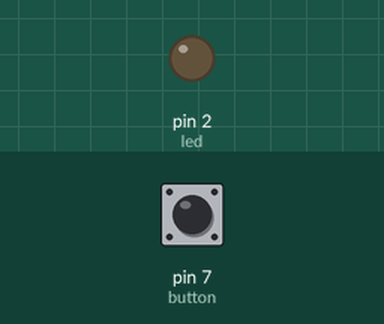
Bench run of a sketch on a simulated Arduino Uno, built with avr-gcc and run on an emulated ATmega328P. Shown: output pins drawn as LEDs (lit = HIGH). Inputs (shaded band) come from the test bench; at power-on: pin 7 (button) LOW. What the sketch prints to the serial monitor is not drawn.

Above: at 1.2 s.
1.3 s: pin 7 (button) pulled HIGH for 0.15 s
At 1.38 s:
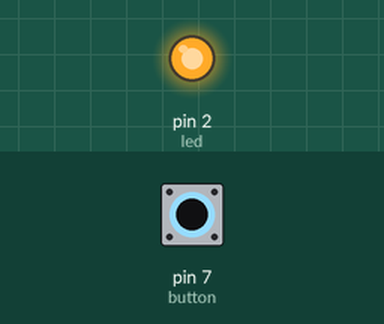
2.9 s: pin 7 (button) pulled HIGH for 3.2 s
At 6.6 s:
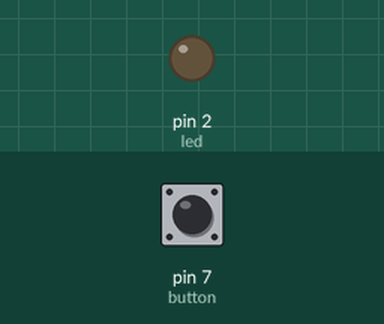
Timing chart, 0 to 8.1 s (numbered marks = the images above; inputs shaded):
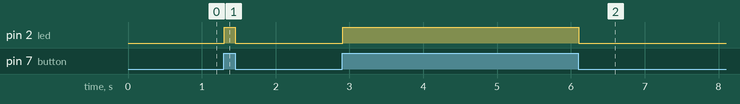

Measured:
- after the input at 1.3 s, pin 2 (led): LOW → HIGH at once, → LOW 0.15 s later
- after the input at 2.9 s, pin 2 (led): LOW → HIGH at once, → LOW 3.2 s later

The sketch:

2022-08-30_First_Buton_State_Test.ino
```cpp
const int button = 7;
const int led = 2;
int state;

void setup() {
  pinMode (button, INPUT);
  pinMode (led, OUTPUT);
  Serial.begin (9600);
}

void loop() {
  state = digitalRead (button);
  Serial.println (state);
  digitalWrite (led, state);
}
```
